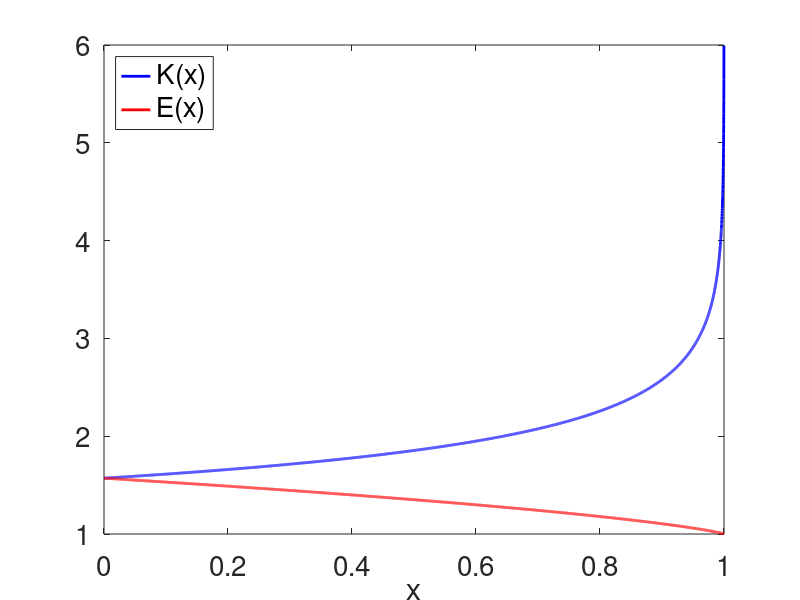

Write the MATLAB code that produced this figure.
close all;

x = linspace(0,1,10000)';

[K,E] = ellipke(x);

figure;
h = plot(x,[K,E],'linewidth',2);
set(h(1),'Color','b'); set(h(2),'Color','r');
set(gca,'fontsize',20);
xlabel('x');
l = legend('K(x)','E(x)'); set(l,'fontsize',20,'location','northwest');
print(gcf,'KE.pdf','-dpdf');